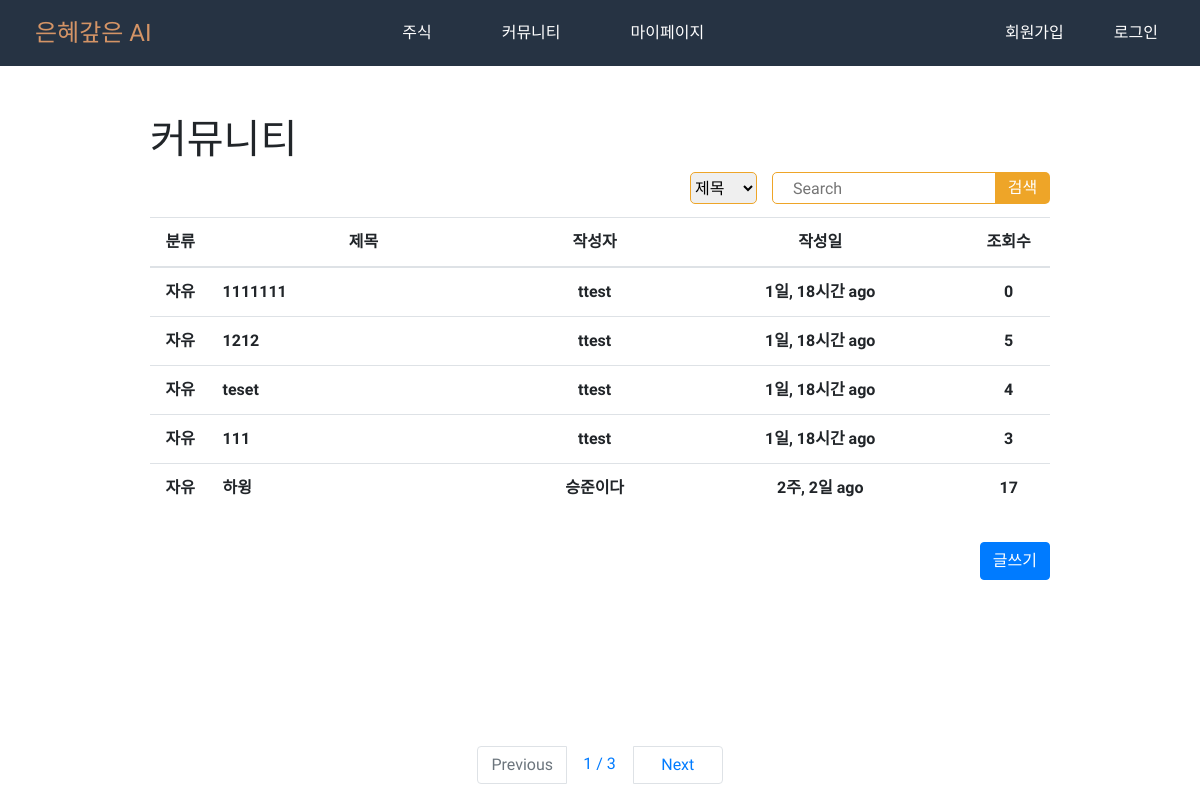
The app's page /board/search/, older data.
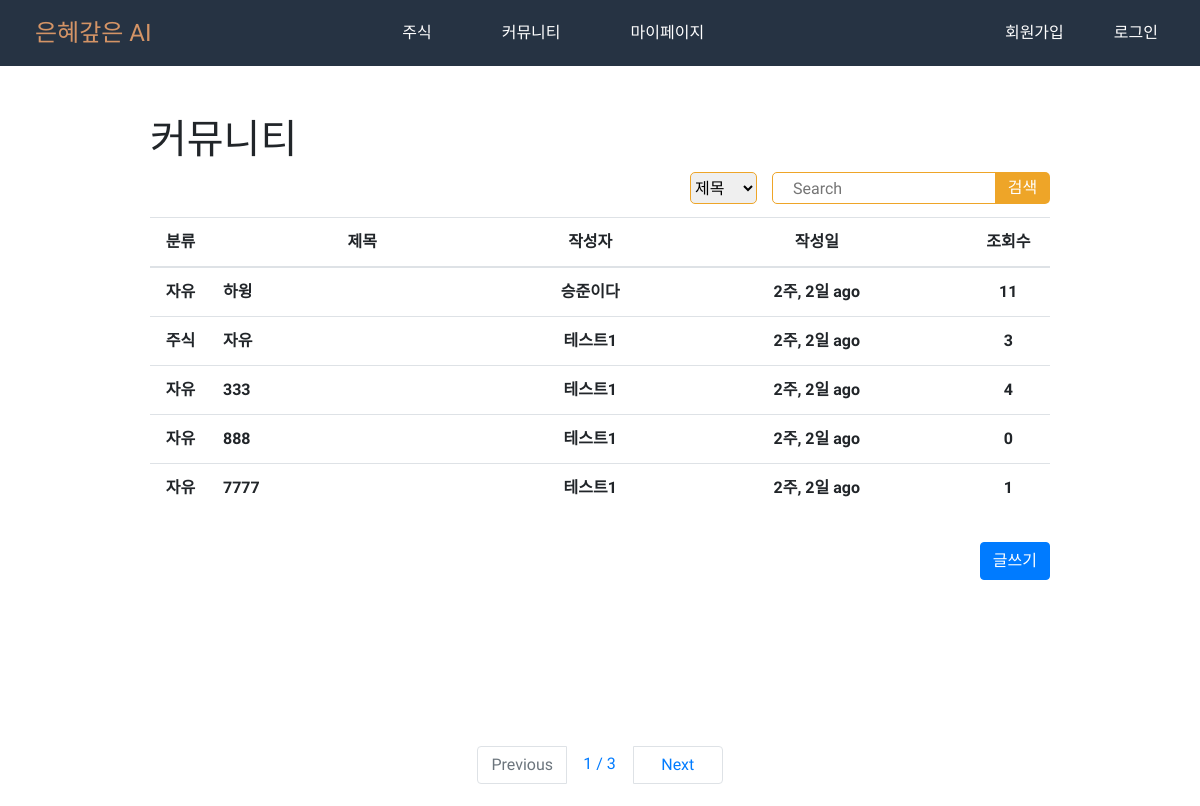
The same page, newer data.
### board/models.py (models this page shows, shortened)
class Board(models.Model):
    title = models.CharField(max_length=200, verbose_name="제목")
    contents = models.TextField(verbose_name="내용")
    writer = models.ForeignKey('users.User', on_delete=models.CASCADE, verbose_name="작성자")
    created_at = models.DateTimeField(auto_now_add=True, verbose_name="작성일")
    updated_at = models.DateTimeField(auto_now=True, verbose_name="최종수정일")
    hits = models.PositiveIntegerField(default=0, verbose_name="조회수")
    category = models.CharField(max_length=10, verbose_name="카테고리")
    locate = models.IntegerField(default=0, verbose_name="상단고정")
    class Meta:
        db_table = 'boards'
        verbose_name = '게시판'
        verbose_name_plural = '게시판'

### users/models.py (models this page shows)
class User(AbstractUser):
    birth = models.DateField(default="2000-01-01",verbose_name="생년월일")
    email = models.EmailField(unique=True, verbose_name="이메일")
    name = models.CharField(max_length=20, verbose_name="이름")
    sex = models.CharField(max_length=10, verbose_name="성별")
    n_name = models.CharField(max_length=20, unique=True, verbose_name="닉네임")

### board/views.py (the view)
# urls.py: path('search/', views.board_search, name='search'),
def board_search(request):
    board = Board.objects.all().order_by('-id')  # 모든 Border 테이블의 모든 object들을 br에 저장하라
    b = request.GET.get('b','')  # GET request의 인자중에 b 값이 있으면 가져오고, 없으면 빈 문자열 넣기
    f = request.GET.get('f','')
    if f == 't':
        if b:  # b에 값이 들어있으면 true
            board = board.filter(title__icontains=b)
    elif f == 'c':
        if b:
            board = board.filter(contents__icontains=b)
    elif f == 'g':
        if b:
            board = board.filter(category__icontains=b)
    elif f == 'w':
        if b:
            board = board.filter(writer__n_name__icontains=b)
    page = int(request.GET.get('p', 1))
    pagenator = Paginator(board, 5)
    search_boards = pagenator.get_page(page)
    return render(request, 'board/board_search.html', {'board_search': search_boards, 'b': b})

### templates/board/board_search.html (shortened to what this page needs)
<!DOCTYPE html>
{% load static %}
{% load humanize %}
<html lang="en">
<head>
    <link rel="stylesheet" href="{% static 'css/bootstrap.css' %}">
</head>
<body>
{% include "navi.html" %}
<div id="board_area" style="padding-top: 50px; width: 900px; position: relative;  margin: 0 auto;">
    <h1>커뮤니티</h1>
    <table class="table table-hover">
    <form    action="{% url 'board:search' %}" method="get">
            <div class="se" style="float:right">
                <span class="box">
                <select id ="f" name="f" class="sel">
                        <option value="t">제목</option>
                </select>
                </span>
                <input class="se_input" type="text"  name="b" placeholder="Search"  value="{{ b }}">
                <input class="se_btn" type="submit" value="검색">
            </div>
        </form>
    <thead>
        <tr>
            <th width="70" style="text-align:center">분류</th>
            <th width="400" style="text-align:center">제목</th>
            <th width="200" style="text-align:center">작성자</th>
            <th width="280" style="text-align:center">작성일</th>
            <th width="100" style="text-align:center">조회수</th>
        </tr>
    </thead>
        <tbody style="cursor: pointer;">
        {% for board in board_search %}
        <tr onclick="location.href='/board/detail/{{ board.id }}/'">
            <th width="70" style="text-align:center">{{ board.category }}</th>
            <th width="400" >{{ board.title }}</th>
            <th width="200" style="text-align:center"> {{ board.writer.n_name }}</th>
            <th width="400" style="text-align:center">{{ board.created_at| naturaltime }}</th>
            <th width="100" style="text-align:center">{{ board.hits }}</th>
        </tr>
    {% endfor %}
    </tbody>
    </table>
   <p style="text-align:right; margin-top:30px" ><button type="button" class="btn btn-primary"  onclick="location.href='/board/write/'">글쓰기</button></p>
    <nav aria-label="Page navigation example" style="padding-top:150px" >
        <ul class="pagination justify-content-center">
            {% if board_search.has_previous %}
            <li class="page-item">
                    <a class="page-link" href="?f={{request.GET.f}}&b={{request.GET.b}}&p={{ board_search.previous_page_number }}" style="width:90px; text-align:center; margin-right:5px;"
                >Previous</a
                >
            </li>
            {% else %}
            <li class="page-item disabled">
                <a class="page-link" href="#" style="width:90px; text-align:center; margin-right:5px;" >Previous</a>
            </li>
            {% endif %}
            <li class="page-item" >
                <label class="p-link" style="text_decoration: none;"
                >{{ board_search.number }} / {{ board_search.paginator.num_pages }}</label
                >
            </li>
            {% if board_search.has_next %}
            <li class="page-item">
                <a class="page-link" href="?f={{request.GET.f}}&b={{request.GET.b}}&p={{ board_search.next_page_number }}" style="width:90px; text-align:center; margin-left:5px;">Next</a>
            </li>
            {% else %}
            <li class="page-item disabled">
                <a class="page-link" href="#" style="width:90px; text-align:center; margin-left:5px;">Next</a>
            </li>
            {% endif %}
        </ul>
    </nav>
</div>
</body>
</html>

Row changes from the older to the newer data that the page shows:
removed Board: category "자유", title "1111111", writer.n_name "ttest", created_at "1일, 18시간 ago", hits "0"
removed Board: category "자유", title "1212", writer.n_name "ttest", created_at "1일, 18시간 ago", hits "5"
removed Board: category "자유", title "teset", writer.n_name "ttest", created_at "1일, 18시간 ago", hits "4"
removed Board: category "자유", title "111", writer.n_name "ttest", created_at "1일, 18시간 ago", hits "3"
changed Board "하윙": hits "17" → "11"
now on this page (row edited): Board: category "주식", title "자유", writer.n_name "테스트1", created_at "2주, 2일 ago", hits "3"
now on this page (row unchanged): Board: category "자유", title "333", writer.n_name "테스트1", created_at "2주, 2일 ago", hits "4"
now on this page (row unchanged): Board: category "자유", title "888", writer.n_name "테스트1", created_at "2주, 2일 ago", hits "0"
now on this page (row unchanged): Board: category "자유", title "7777", writer.n_name "테스트1", created_at "2주, 2일 ago", hits "1"
